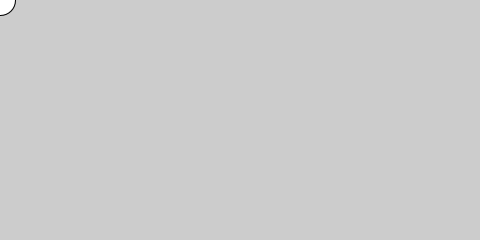
Frame 1 (no input)
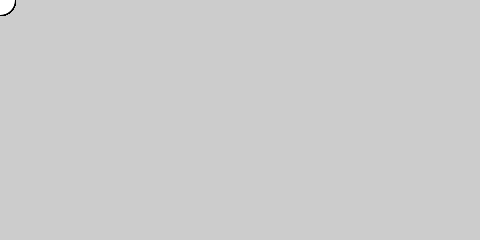
Frame 60 (the mouse pressed at the canvas centre just before this capture)
Frame 120 (the mouse held since frame 60 and released just before this capture): identical to frame 60, image omitted

The Processing sketch that drew these frames (run headless with seeded random() and noise(); from frame 60 on, the mouse is pressed at the canvas centre):

// Processing sketch: processing_89506
// ── processing_89506.pde

void setup (){
  size (480, 240);
  smooth();
}

void draw (){
  if (mousePressed){ // change the color when i click the mouse
    fill(random(0,255),random(0,255),random(0,255));
  }
    else{
      ellipse (mouseX,mouseY, 30, 30);
    }
}
